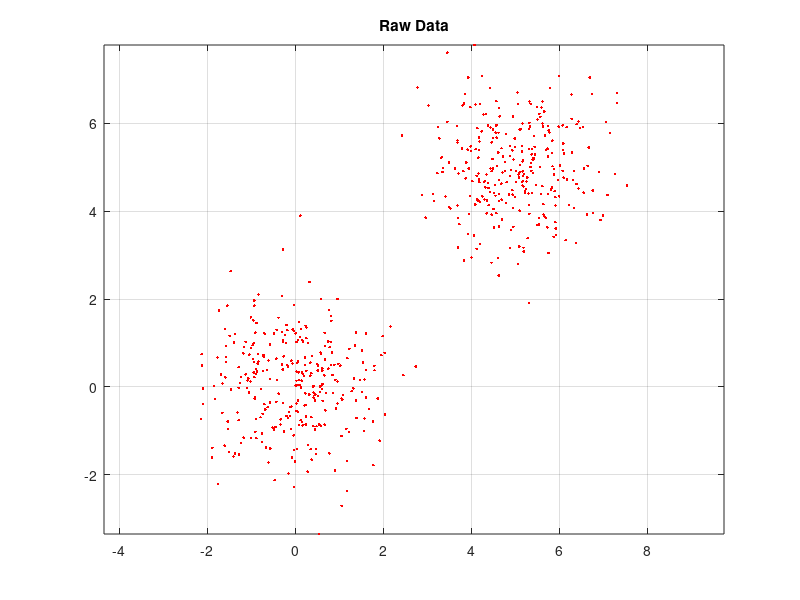

Source code (MATLAB): (Note: this script raises an error after producing the figure.)
% Simple example to tool around with
% Two Gaussian distributions of sigma = 1, centered on (0,0) and (5,5)
% Results for one iteration and for the complete algorithm are shown

clear;
npts = 300; % Number of samples in each Distribution

x = [randn(2,npts) randn(2,npts)+5]; % Create Dataset

sigma = 1; % BandWidth
figure, plot(x(1,:),x(2,:),'r.'); axis equal; title('Raw Data'); box on; grid on;
D  = dist(x).^2; % Compute Distance Matrix

% Single Iteration
[ar_mode,I,S,D,W] = medoidshiftIterative(D,NaN,sigma); % Step 1 of Medoidshift Algorithm (See paper)
visualizeClustering(ar_mode,x); % Visualize Result
title('Modes after a single iteration');

% Full medoidshift
[ar_mode2, iter] = medoidshift(D,sigma); % Complete Medoidshift Algorithm
visualizeClustering(ar_mode2,x); % Visualize Result
title(sprintf('Medoidshift Result: %d Iterations',iter));